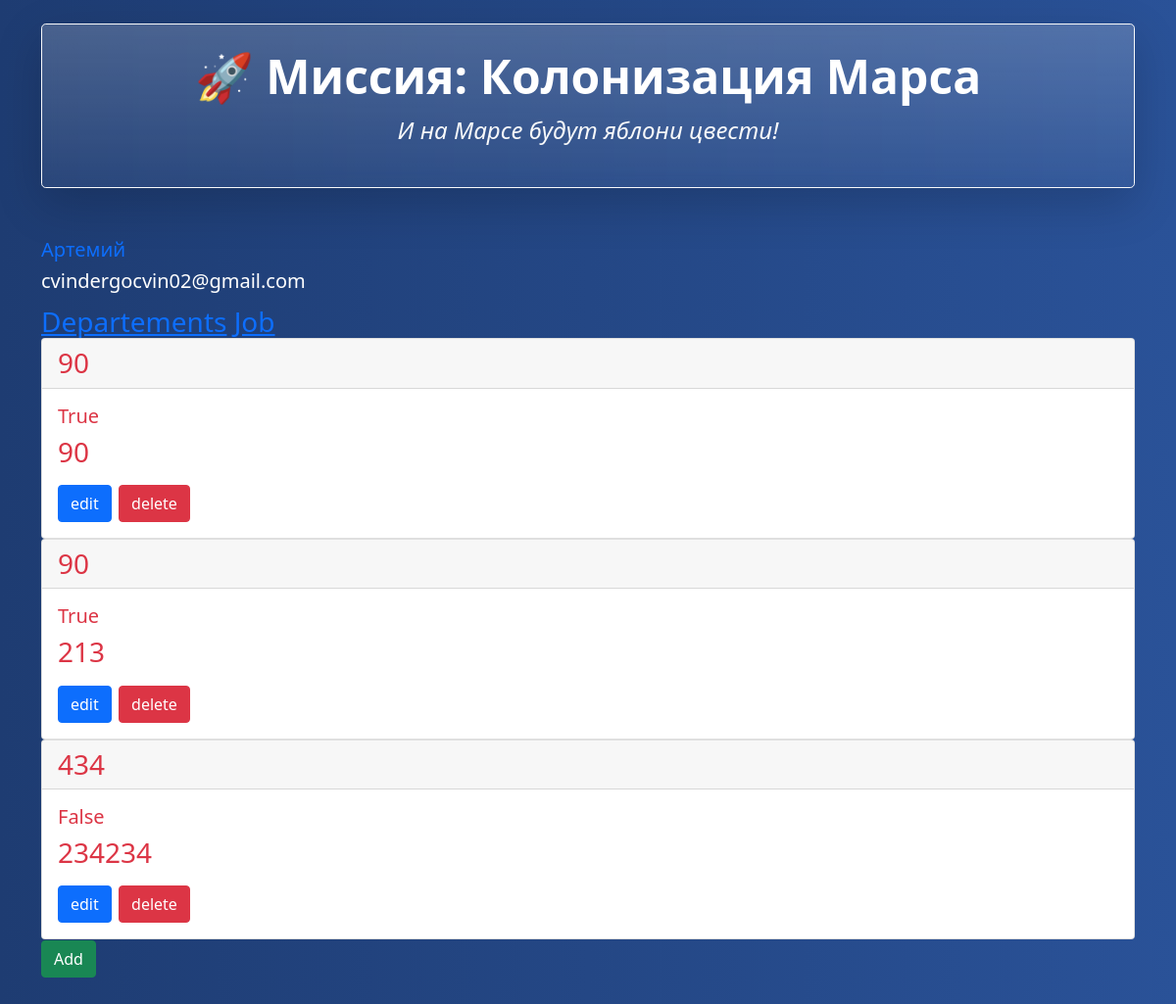
Before: / (signed in) with the older database file.
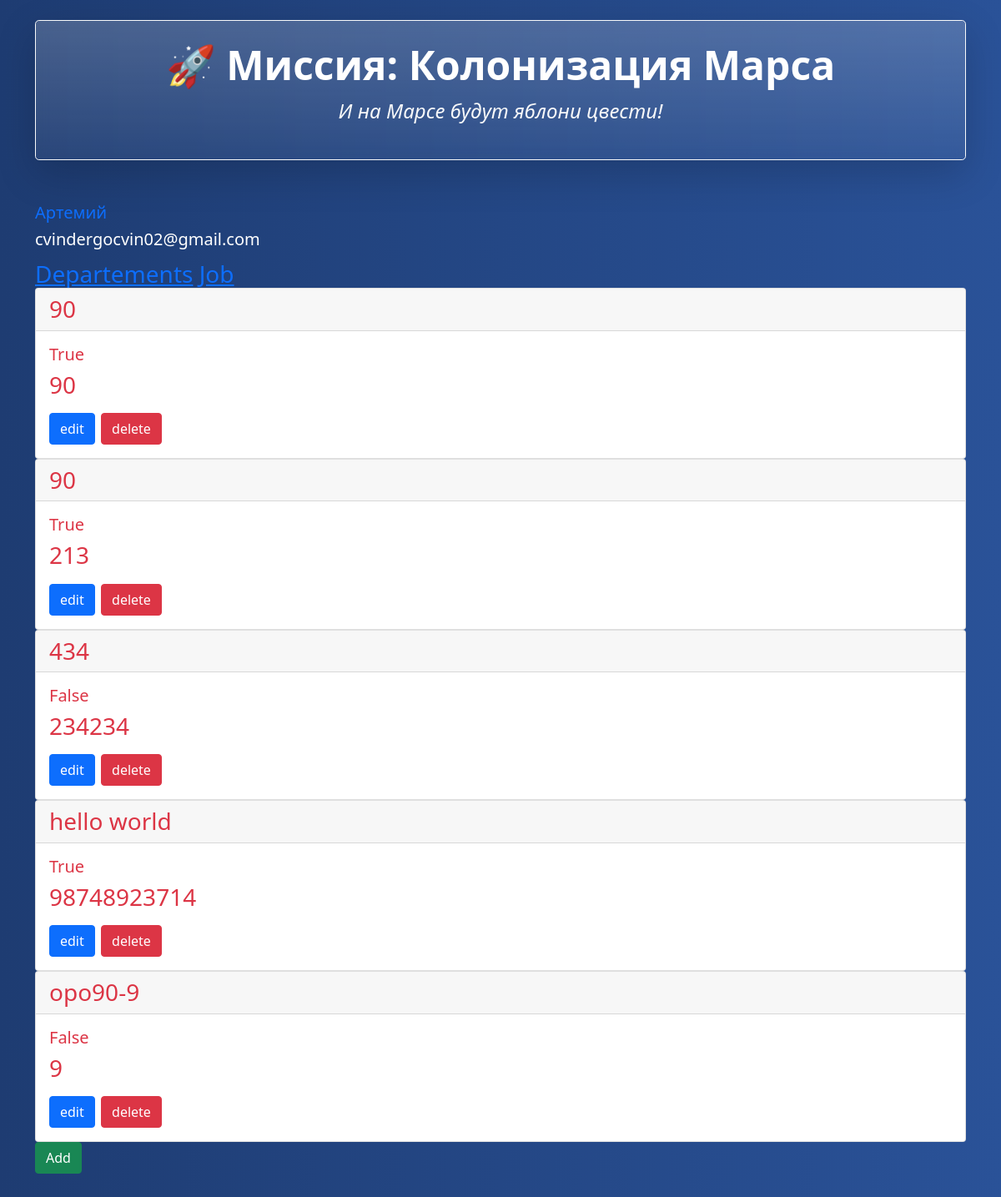
After: the same page with the newer database file.
### data/marsone.py (models this page shows, shortened)
class Jobs(SqlAlchemyBase):
    __tablename__ = 'jobs'
    id = sqlalchemy.Column(sa.Integer, primary_key=True, autoincrement=True)
    team_leader = sa.Column(
        sqlalchemy.Integer,
        sqlalchemy.ForeignKey('users.id'),
        nullable=False)
    job = sqlalchemy.Column(sqlalchemy.String(200))
    work_size = sqlalchemy.Column(sqlalchemy.Integer)
    collaborators = sqlalchemy.Column(sqlalchemy.JSON)
    start_date = sqlalchemy.Column(
        sqlalchemy.DateTime,
        default=datetime.datetime.now
    )
    end_date = sqlalchemy.Column(sqlalchemy.DateTime)
    is_finished = sqlalchemy.Column(
        sqlalchemy.Boolean,
        default=False
    )
    user = orm.relationship("User", back_populates="jobs")

### app.py (the view)
@app.route('/')
def home():
    ses = create_session()
    if current_user.is_authenticated:
        jobs = ses.query(Jobs).all()
        return render_template('home.html', jobs=jobs, current_user=current_user)
    else:
        return redirect('/login')

### app.py (called while the page is built)
@login_manager.user_loader
def load_user(user_id):
    session = create_session()
    return session.query(User).get(user_id)

### data/db_session.py (called while the page is built)
def create_session() -> Session:
    global __factory
    return __factory()

### templates/home.html
{% extends 'base.html' %}
{% block content %}
<div>
    {% if current_user.is_authenticated %}
    <a class="navbar-brand" href="/logout">{{ current_user.name }}</a>
    <h3 class='navbar-brand'>{{ current_user.email }}<h3>
    {% else %}
      <p>
          <a class="btn btn-primary " href="/register">Зарегистрироваться</a>
          <a class="btn btn-success" href="/login">Войти</a>
      </p>
{% endif %}
  <div>
    <a href='/departments', class'btn btn-success'>Departements</a>
    <a href='' clas='btn btn-success'>Job</a>
    </div>
  {% for elem in jobs %}
      <div class="card text-danger">
      <div class="card-header">
         {{ elem.job }}
      </div>
      <div class="card-body">
        <h5 class="card-title">{{ elem.is_finished }}</h5>
        <p class="card-text">{{ elem.work_size }}</p>
        <a href="ed/{{ elem.id }}" class="btn btn-primary">edit</a>
        <a href="del/{{ elem.id }}" class="btn btn-danger">delete</a>
      </div>
    </div>
  {% endfor %}
  <a href='/addjob', class='btn btn-success'>Add</a>
</div>
{% endblock %}

Changed rows visible on the page:
added Jobs: job "hello world", is_finished "True", work_size "98748923714"
added Jobs: job "opo90-9", is_finished "False", work_size "9"
